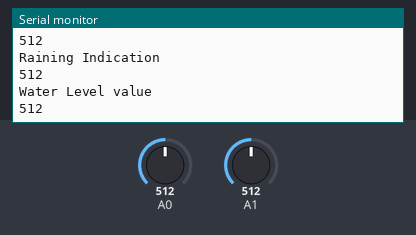
The sketch below on a simulated Arduino Uno, built with avr-gcc and run on an emulated ATmega328P. Shown: the last lines printed to the serial monitor. The test bench sets the inputs (shaded band); at power-on: A0 = 512, A1 = 512.

Above: at 2.8 s.
2.9 s: A0 set to 716
At 5.3 s:
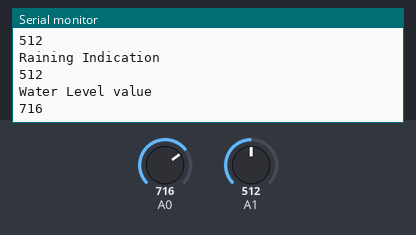
5.6 s: A1 set to 306
At 7.1 s:
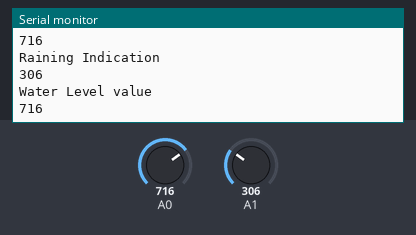
8.3 s: A0 set to 900
At 10.8 s:
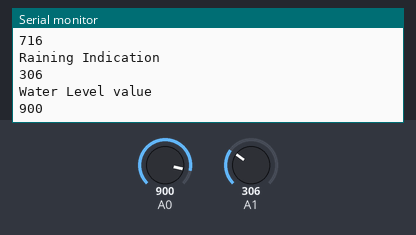
11.0 s: A1 set to 122
At 13.0 s:
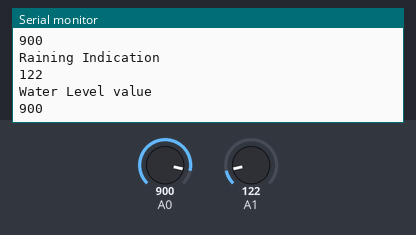
Timing chart, 0 to 14.5 s (numbered marks = the images above; inputs shaded):
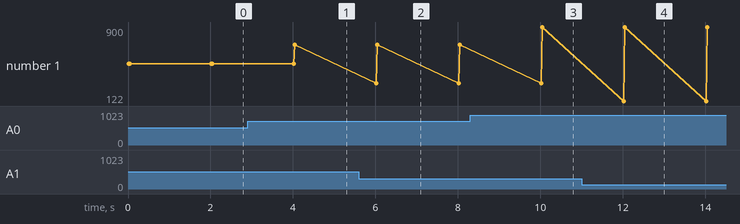

The sketch:

rain_drop.ino
```cpp
void setup()

{


  Serial.begin (9600);

  pinMode (2 , INPUT);

}

void loop()

{


  int value = analogRead(A1);
  int val = analogRead(A0);

  Serial.print("Raining Indication\n");

  Serial.println(value);

  Serial.print("Water Level value \n");

  Serial.println(val);


  delay(2000);

}
```

Measured:
- after the input at 2.9 s, the serial monitor: prints a new line after 1.1 s (image 1)
- after the input at 5.6 s, the serial monitor: prints a new line after 0.42 s (image 2)
- after the input at 8.3 s, the serial monitor: prints a new line after 1.7 s (image 3)
- after the input at 11.0 s, the serial monitor: prints a new line after 1.0 s (image 4)
- plotted number 1: 512 → 716 after the input at 2.9 s, 716 → 900 after the input at 8.3 s
